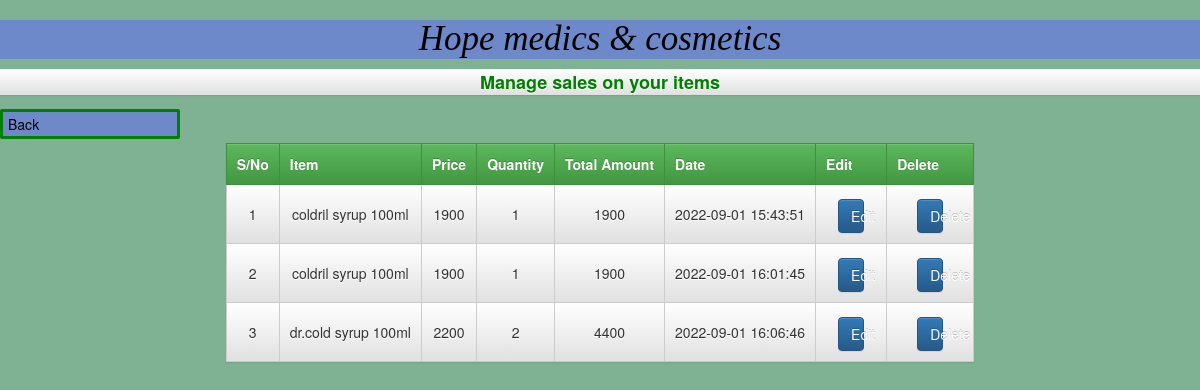
Page /itemmm.php on the committed database.
### tables this page shows
CREATE TABLE `sold` (
  `id` int(11) NOT NULL,
  `item` int(11) NOT NULL,
  `quantity` int(11) NOT NULL,
  `today` timestamp NOT NULL DEFAULT CURRENT_TIMESTAMP
);

CREATE TABLE `stock` (
  `stock_id` int(11) NOT NULL,
  `item_name` varchar(255) NOT NULL,
  `quantity` int(255) NOT NULL,
  `price` int(255) NOT NULL,
  `total_amount` int(255) NOT NULL,
  `date_supplied` date NOT NULL,
  `supplier` varchar(255) NOT NULL
);

### itemmm.php (the view, shortened to what this page needs)
<?php
$con=mysqli_connect('localhost','root','','medics');
  $result=mysqli_query($con,"SELECT * FROM sold, stock WHERE sold.item = stock.stock_id");
?>
<!DOCTYPE html>
<html>
<head>
  <link rel="stylesheet" type="text/css" href="css/bootstrap.css">
    <link rel="stylesheet" type="text/css" href="css/bootstrap-theme.css">
    <link rel="stylesheet" type="text/css" href="project.css">
</head>
<body>
   <h1>Hope medics & cosmetics</h1><div class="btn-default">
   <p style="text-align: center;color: green;font-size: 18px;"><b>Manage sales on your items</p></b>
</div>
     <a href="stocksale.php">Back</a>
       <table border="1" align="center">
      <tr class="btn-success">
        <th>S/No</th>
        <th>Item</th>
        <th>Price</th>
        <th>Quantity</th>
        <th>Total Amount</th>
        <th>Date</th>
        <th>Edit</th>
        <th>Delete</th>
      </tr>
      <?php
        while($row=mysqli_fetch_array($result)){
        ?>
        <tr class="btn-default">
        <td><?php echo $row['id'];?><br></td>
        <td><?php echo $row['item_name'];?><br></td>
        <td><?php echo $row['price'];?></td>
        <td><?php echo $row['quantity'];?><br></td>
        <td><?php echo $row['price'] * $row['quantity'];?><br></td>
        <td><?php echo $row['today'];?><br></td>
        <td><a href="edit_sales.php?action=edit=<?php echo $data['stock_id']; ?>" class="btn btn btn btn-primary">Edit</a></td>
        <b><td><a href="delete_sales.php?action=delete=<?php echo $data['id']; ?>" class="btn btn btn btn btn-primary">Delete</a></td></b>
         </tr>
      <?php } ?>
    </table>
</body>
</html>

### project.css (style rules this page uses)
p { color: black; font-size: 15px; background-color: rgba(); }
a { width: 15%; padding: 2px 5px; margin: 4px 0; display: inline-block; border: 3.6px solid green; border-radius: 2px; box-sizing: border-box; background-color: rgba(95,99,255,0.5); text-decoration: none; color: black; }
h1 { text-align: center; font-size: 35px; color: black; background-color: rgba(95,99,255,0.5); font-family: "Times New Roman",Times,Serif; font-style: italic; }
body { background-color: rgba(0,100,40,0.5); }

### rows in the picture
sold: id "1", item.item_name "coldril syrup 100ml", item.price "1900", item.quantity "1", $row['price']*$row['quantity'] "1900", today "2022-09-01 15:43:51"
sold: id "2", item.item_name "coldril syrup 100ml", item.price "1900", item.quantity "1", $row['price']*$row['quantity'] "1900", today "2022-09-01 16:01:45"
sold: id "3", item.item_name "dr.cold syrup 100ml", item.price "2200", item.quantity "2", $row['price']*$row['quantity'] "4400", today "2022-09-01 16:06:46"
